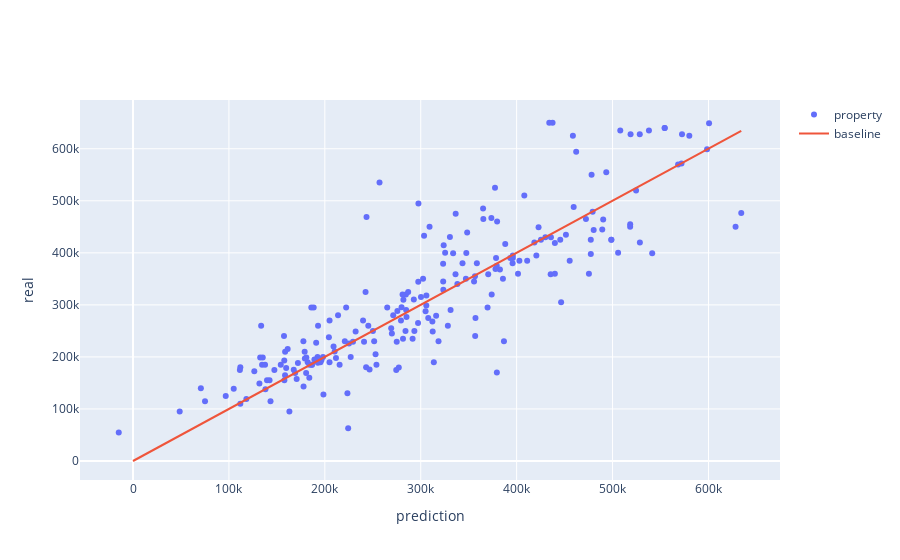

Notebook code for this chart:
### Markdown cell above
### XgBoost

### Code cell
import xgboost as xgb
from sklearn.preprocessing import StandardScaler
model = xgb.XGBRegressor(colsample_bytree=0.4,
                 gamma=0,                 
                 learning_rate=0.07,
                 max_depth=3,
                 min_child_weight=1.5,
                 n_estimators=10000,                                                                    
                 reg_alpha=0.75,
                 reg_lambda=0.45,
                 subsample=0.6)
X_scaled = pd.DataFrame(StandardScaler().fit_transform(X), columns = X.columns)
X_train, X_test, Y_train, Y_test = train_test_split(X_scaled, Y, test_size=0.33)
model.fit(X_train, Y_train)
Y_pred = model.predict(X_test)
print("RMSE:", mean_squared_error(Y_test, Y_pred))
plot_true_vs_pred(Y_test, Y_pred)

### Figure 1 — Plotly figure (JSON) as saved in the notebook; plotly's stock layout.template omitted (floating-point values rounded to 4 significant figures; data arrays with more than 128 entries replaced by an {"elided": "..."} marker saying what was removed)
{"data": [{"mode": "markers", "name": "property", "type": "scatter", "x": {"elided": "218 float values"}, "y": {"elided": "218 int values"}}, {"mode": "lines", "name": "baseline", "type": "scatter", "x": [0, 634200.0], "y": [0, 634200.0]}], "layout": {"xaxis": {"title": {"text": "prediction"}}, "yaxis": {"title": {"text": "real"}}}}
